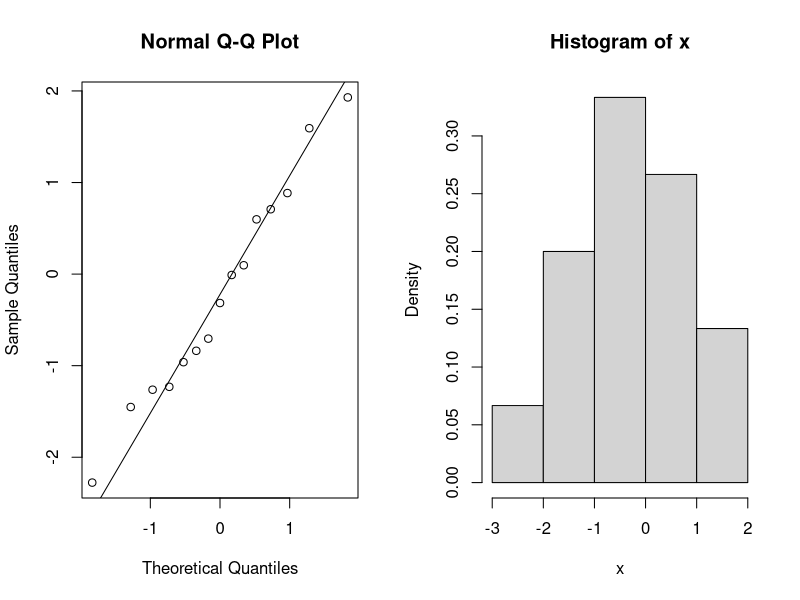
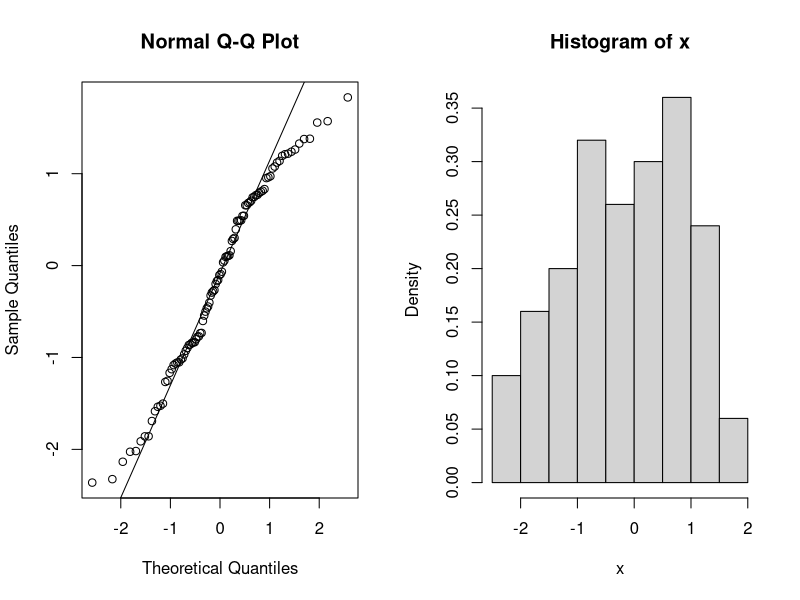
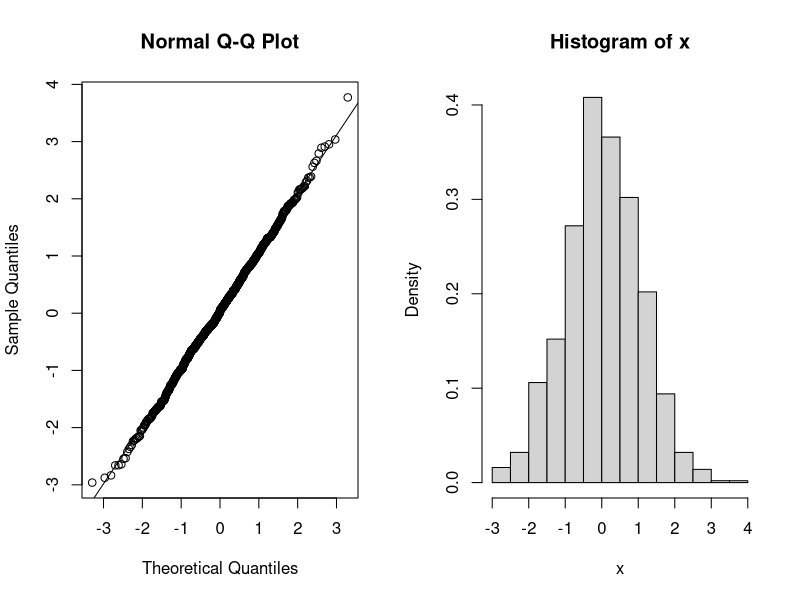
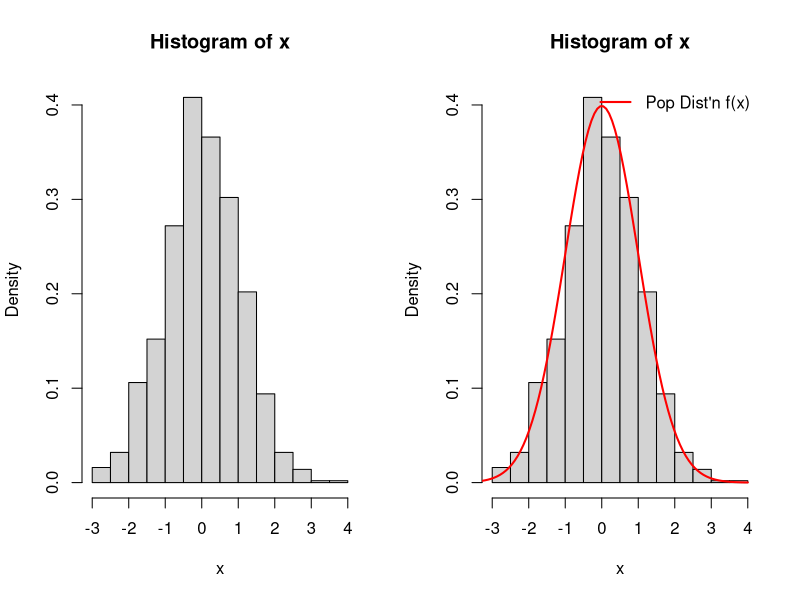
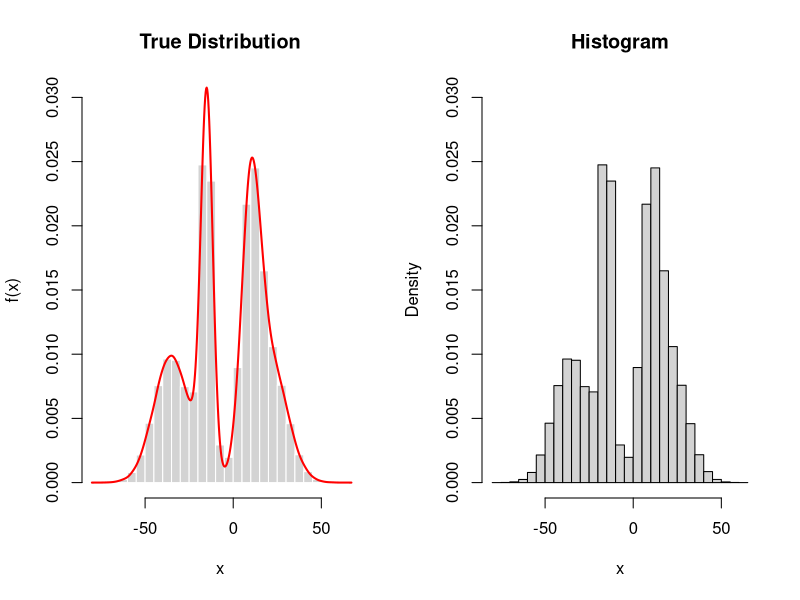
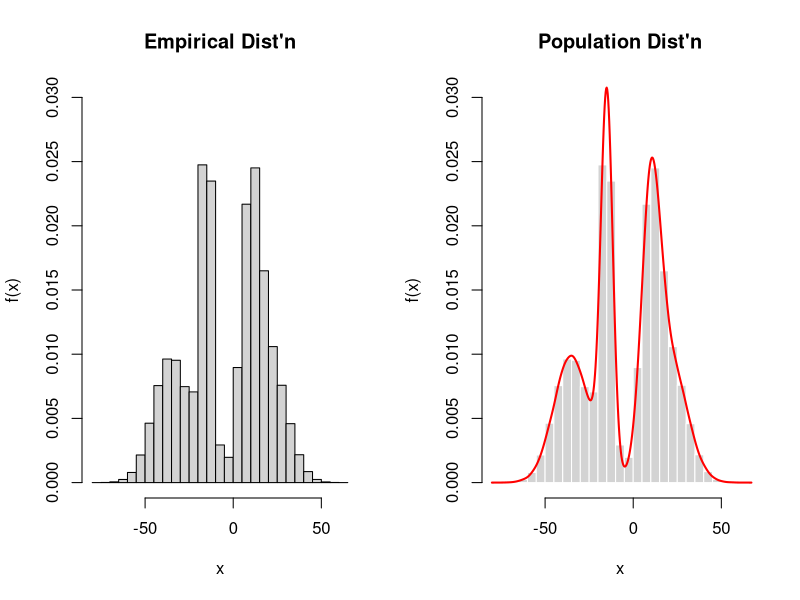
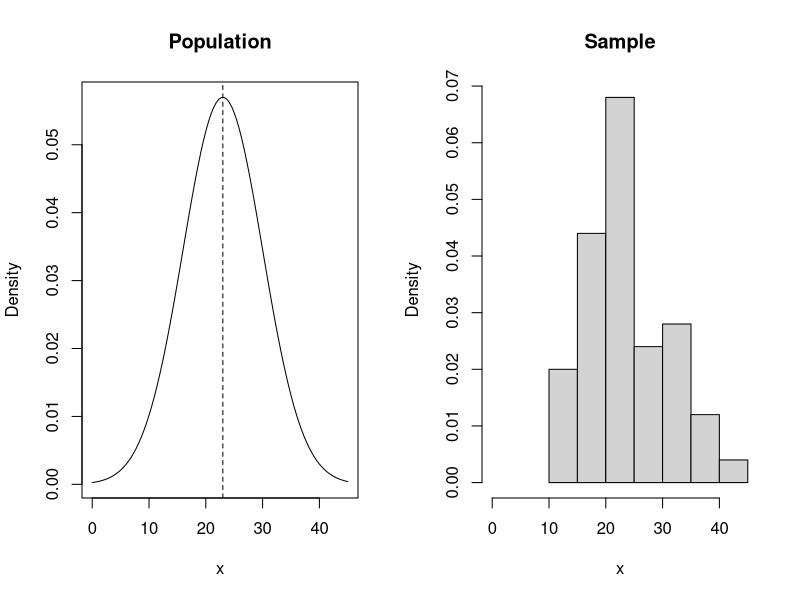
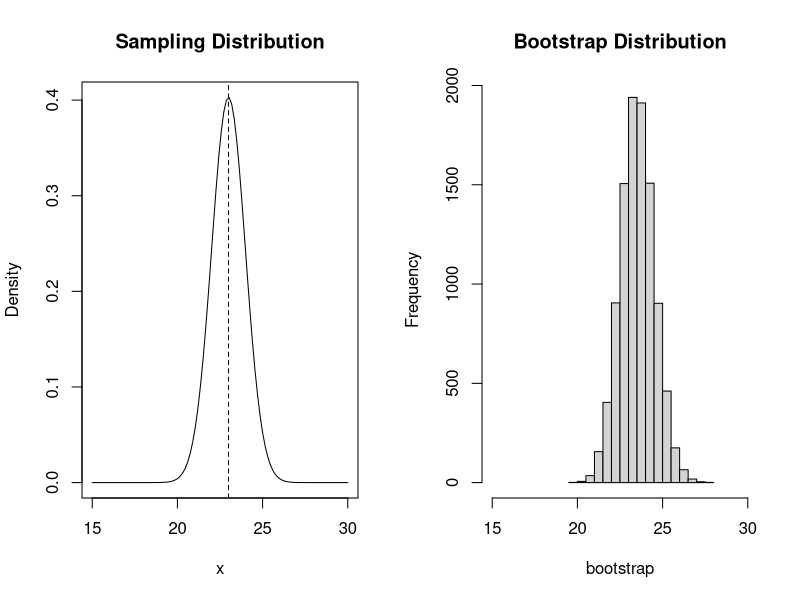

These figures' R source, in order:
## ---- chunk 1
# Install these packages first
library(dplyr)
library(ggplot2)
library(tidyr)
library(knitr)

# Set seed for random number generator
set.seed(89)
## ---- chunk 2
x <- rnorm(15)
par(mfrow=c(1, 2))
qqnorm(x)
qqline(x)
hist(x, prob=TRUE)
# curve(dnorm(x, 0, 1), from=-4, to=4, n=100, add=TRUE)
## ---- chunk 3
x <- rnorm(100)
par(mfrow=c(1, 2))
qqnorm(x)
qqline(x)
hist(x, prob=TRUE)
# curve(dnorm(x, 0, 1), from=-4, to=4, n=100, add=TRUE)
## ---- chunk 4
x <- rnorm(1000)
par(mfrow=c(1, 2))
qqnorm(x)
qqline(x)
hist(x, prob=TRUE)
# curve(dnorm(x, 0, 1), from=-4, to=4, n=100, add=TRUE)
## ---- chunk 5
hist(x, prob=TRUE)
# curve(dnorm(x, 0, 1), from=-4, to=4, n=100, add=TRUE)
## ---- chunk 6
hist(x, prob=TRUE)
curve(dnorm(x, 0, 1), from=-4, to=4, n=100, add=TRUE, col="red", lwd=2)
legend("topright", legend="Pop Dist'n f(x)", col="red", lwd=2, bty="n")
## ---- chunk 7
n <- 100000
sim <- c(
  rnorm(n, mean=-15, sd=3),
  rnorm(n, mean=10, sd=5),
  rnorm(n, mean=20, sd=10),
  rnorm(n, mean=-35, sd=10)  
)
dens.sim <- density(sim)
## ---- chunk 8
hist(sim, prob=TRUE, main="True Distribution", 
     ylim=c(0, 0.03), 
     xlab="x", ylab="f(x)", border="white")
lines(dens.sim, col="red", lwd=2)
## ---- chunk 9
hist(sim, prob=TRUE, main="Histogram", 
     ylim=c(0, 0.03), 
     xlab="x")
## ---- chunk 10
par(mfrow=c(1,2))
hist(sim, prob=TRUE, main="Empirical Dist'n", 
     ylim=c(0, 0.03), 
     xlab="x", ylab="f(x)")
hist(sim, prob=TRUE, main="Population Dist'n", 
     ylim=c(0, 0.03), 
     xlab="x", ylab="f(x)", border = "white")
lines(dens.sim, col="red", lwd=2)
#legend("topright", legend="Pop Dist'n f(x)", col="red", lwd=2, bty="n")
## ---- chunk 11
curve(dnorm(x, mean=23, sd=7), from=0, to=45, ylab="Density", n=100,
      main="Population")
abline(v=23, lty=2)
## ---- chunk 12
x <- rnorm(50, mean=23, sd=7)
## ---- chunk 13
x <- rnorm(50, mean=23, sd=7)
hist(x, xlim=c(0, 45), main="Sample", prob=TRUE)
## ---- chunk 14
curve(dnorm(x, mean=23, sd=7/sqrt(50)), from=15, to=30, ylab="Density", n=100,
      main="Sampling Distribution")
abline(v=23, lty=2)
## ---- chunk 15
bootstrap <- rep(0, 10000)
for(i in 1:10000){
  bootstrap_resample <- sample(x, replace = TRUE)
  bootstrap[i] <- mean(bootstrap_resample)
}
## ---- chunk 16
hist(bootstrap, xlim=c(15, 30), main="Bootstrap Distribution")
